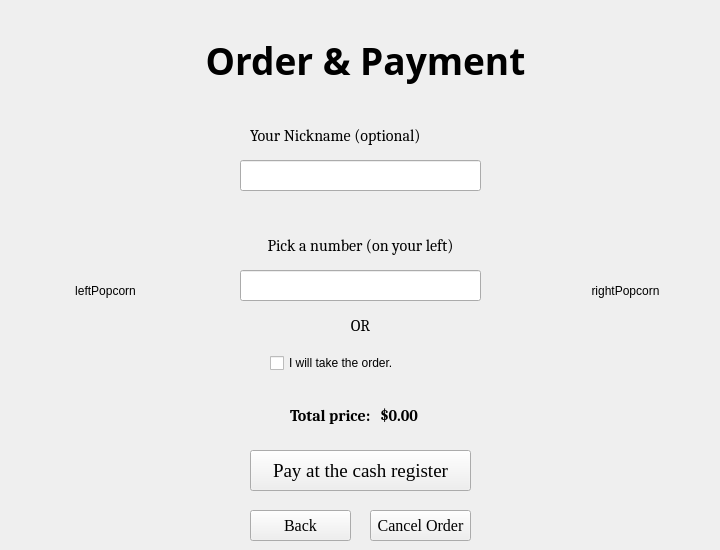
    <widget class="QWidget" name="pay_page">
     <widget class="QLabel" name="label_products_22">
      <property name="geometry">
       <rect>
        <x>120</x>
        <y>30</y>
        <width>491</width>
        <height>61</height>
       </rect>
      </property>
      <property name="font">
       <font>
        <family>Candara</family>
        <pointsize>28</pointsize>
        <italic>false</italic>
        <bold>true</bold>
        <underline>false</underline>
        <strikeout>false</strikeout>
       </font>
      </property>
      <property name="cursor">
       <cursorShape>SizeAllCursor</cursorShape>
      </property>
      <property name="text">
       <string>Order &amp; Payment</string>
      </property>
      <property name="alignment">
       <set>Qt::AlignCenter</set>
      </property>
     </widget>
     <widget class="QLabel" name="label">
      <property name="geometry">
       <rect>
        <x>250</x>
        <y>120</y>
        <width>231</width>
        <height>31</height>
       </rect>
      </property>
      <property name="font">
       <font>
        <family>Cambria</family>
        <pointsize>12</pointsize>
        <italic>false</italic>
        <underline>false</underline>
       </font>
      </property>
      <property name="text">
       <string>Your Nickname (optional)</string>
      </property>
     </widget>
     <widget class="QLabel" name="label_2">
      <property name="geometry">
       <rect>
        <x>210</x>
        <y>230</y>
        <width>301</width>
        <height>31</height>
       </rect>
      </property>
      <property name="font">
       <font>
        <family>Cambria</family>
        <pointsize>12</pointsize>
        <italic>false</italic>
        <underline>false</underline>
       </font>
      </property>
      <property name="text">
       <string>Pick a number (on your left)</string>
      </property>
      <property name="alignment">
       <set>Qt::AlignCenter</set>
      </property>
     </widget>
     <widget class="QPushButton" name="pushButton_6">
      <property name="geometry">
       <rect>
        <x>250</x>
        <y>510</y>
        <width>101</width>
        <height>31</height>
       </rect>
      </property>
      <property name="font">
       <font>
        <family>Times New Roman</family>
        <pointsize>12</pointsize>
        <italic>false</italic>
        <underline>false</underline>
       </font>
      </property>
      <property name="text">
       <string>Back</string>
      </property>
     </widget>
     <widget class="QPushButton" name="pushButton_5">
      <property name="geometry">
       <rect>
        <x>250</x>
        <y>450</y>
        <width>221</width>
        <height>41</height>
       </rect>
      </property>
      <property name="font">
       <font>
        <family>Times New Roman</family>
        <pointsize>14</pointsize>
        <italic>false</italic>
        <underline>false</underline>
       </font>
      </property>
      <property name="text">
       <string>Pay at the cash register</string>
      </property>
     </widget>
     <widget class="QLabel" name="label_3">
      <property name="geometry">
       <rect>
        <x>290</x>
        <y>400</y>
        <width>111</width>
        <height>31</height>
       </rect>
      </property>
      <property name="font">
       <font>
        <family>Cambria</family>
        <pointsize>12</pointsize>
        <italic>false</italic>
        <bold>true</bold>
        <underline>false</underline>
       </font>
      </property>
      <property name="text">
       <string>Total price: </string>
      </property>
     </widget>
     <widget class="QLineEdit" name="textEditName">
      <property name="geometry">
       <rect>
        <x>240</x>
        <y>160</y>
        <width>241</width>
        <height>31</height>
       </rect>
      </property>
      <property name="font">
       <font>
        <family>Cambria</family>
        <pointsize>12</pointsize>
        <italic>false</italic>
        <underline>false</underline>
       </font>
      </property>
     </widget>
     <widget class="QLineEdit" name="textEditNum">
      <property name="geometry">
       <rect>
        <x>240</x>
        <y>270</y>
        <width>241</width>
        <height>31</height>
       </rect>
      </property>
      <property name="font">
       <font>
        <family>Cambria</family>
        <pointsize>12</pointsize>
        <italic>false</italic>
        <underline>false</underline>
       </font>
      </property>
     </widget>
     <widget class="QLabel" name="leftPopcorn">
      <property name="geometry">
       <rect>
        <x>20</x>
        <y>140</y>
        <width>171</width>
        <height>301</height>
       </rect>
      </property>
      <property name="text">
       <string>leftPopcorn</string>
      </property>
      <property name="alignment">
       <set>Qt::AlignCenter</set>
      </property>
     </widget>
     <widget class="QLabel" name="rightPopcorn">
      <property name="geometry">
       <rect>
        <x>540</x>
        <y>140</y>
        <width>171</width>
        <height>301</height>
       </rect>
      </property>
      <property name="text">
       <string>rightPopcorn</string>
      </property>
      <property name="alignment">
       <set>Qt::AlignCenter</set>
      </property>
     </widget>
     <widget class="QPushButton" name="pushButton_7">
      <property name="geometry">
       <rect>
        <x>370</x>
        <y>510</y>
        <width>101</width>
        <height>31</height>
       </rect>
      </property>
      <property name="font">
       <font>
        <family>Times New Roman</family>
        <pointsize>12</pointsize>
        <italic>false</italic>
        <underline>false</underline>
       </font>
      </property>
      <property name="text">
       <string>Cancel Order</string>
      </property>
     </widget>
     <widget class="QLabel" name="labelPayPrice">
      <property name="geometry">
       <rect>
        <x>380</x>
        <y>400</y>
        <width>61</width>
        <height>31</height>
       </rect>
      </property>
      <property name="font">
       <font>
        <family>Cambria</family>
        <pointsize>12</pointsize>
        <italic>false</italic>
        <bold>true</bold>
        <underline>false</underline>
       </font>
      </property>
      <property name="text">
       <string>$0.00</string>
      </property>
      <property name="alignment">
       <set>Qt::AlignLeading|Qt::AlignLeft|Qt::AlignVCenter</set>
      </property>
     </widget>
     <widget class="QLabel" name="label_15">
      <property name="geometry">
       <rect>
        <x>210</x>
        <y>310</y>
        <width>301</width>
        <height>31</height>
       </rect>
      </property>
      <property name="font">
       <font>
        <family>Cambria</family>
        <pointsize>12</pointsize>
        <italic>false</italic>
        <underline>false</underline>
       </font>
      </property>
      <property name="text">
       <string>OR</string>
      </property>
      <property name="alignment">
       <set>Qt::AlignCenter</set>
      </property>
     </widget>
     <widget class="QCheckBox" name="checkTakeOrder">
      <property name="geometry">
       <rect>
        <x>270</x>
        <y>350</y>
        <width>221</width>
        <height>26</height>
       </rect>
      </property>
      <property name="text">
       <string>I will take the order.</string>
      </property>
     </widget>
    </widget>
